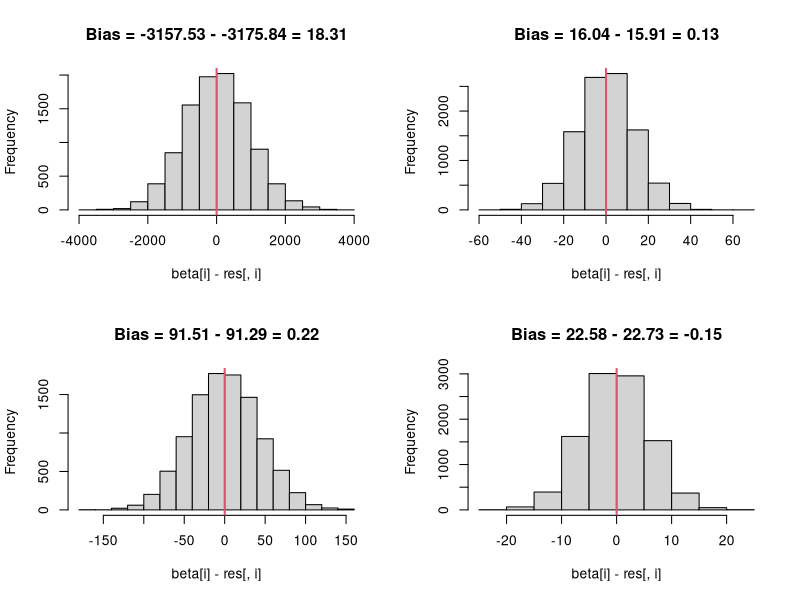
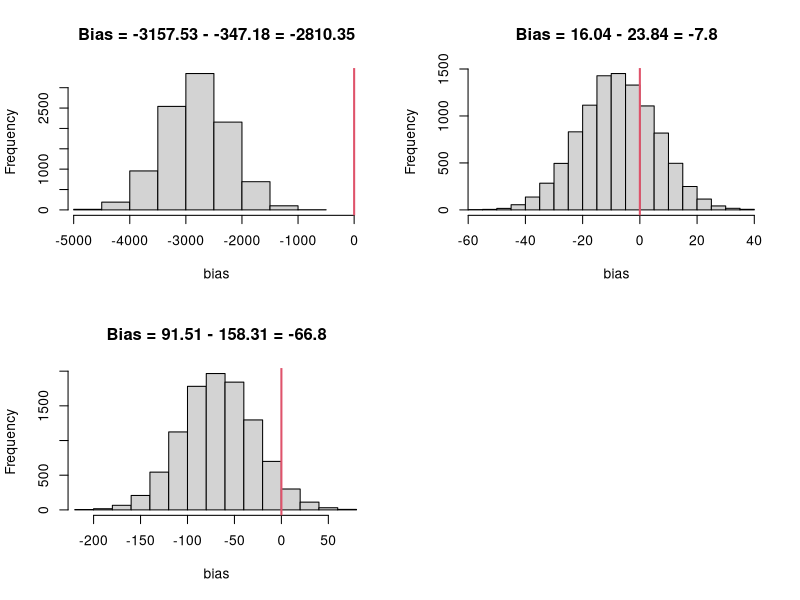
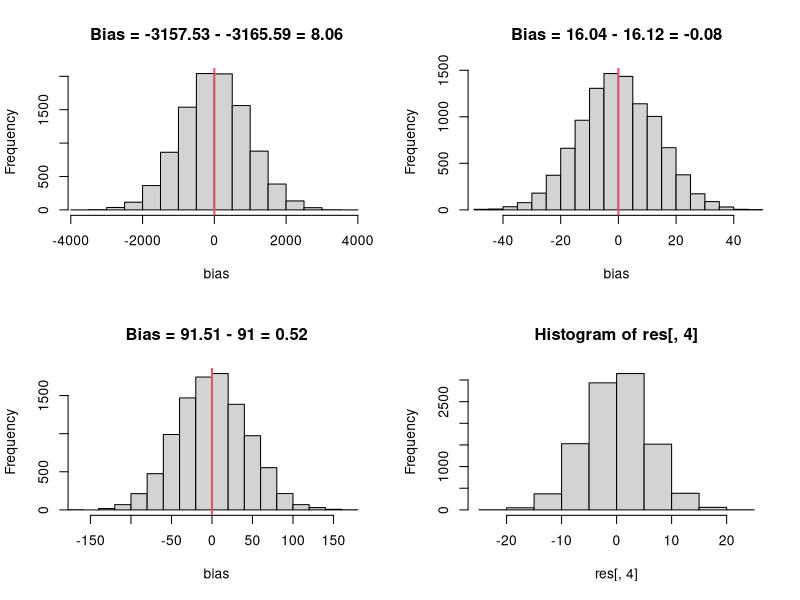
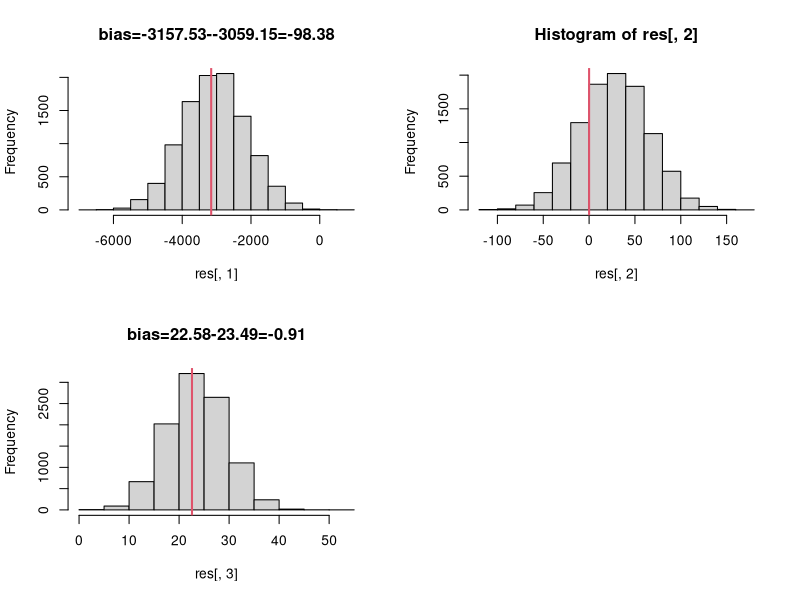

Source code (R) for these figures, in order:
## ---- chunk 1
#| include: false
set.seed(2112)
## ---- chunk 2
set.seed(2121)
library(palmerpenguins)
## Remove NAs and take continuous variables
penguins <- subset(penguins, species == "Chinstrap")
peng <- penguins[complete.cases(penguins), c(3, 4, 5, 6)]
## Standardize the x values
#peng[, 1:3] <- apply(peng[, 1:3], 2, scale)
head(peng)
## ---- chunk 3
penglm <- lm(body_mass_g ~ ., data = peng)
beta <- coef(penglm)
sigma <- summary(penglm)$sigma

beta
sigma
## ---- chunk 4
X <- cbind(1, as.matrix(peng[, 1:3]))
n <- nrow(X)
body_mass_g <- X %*% beta + rnorm(n, 0, sigma)

unname(beta)
unname(coef(lm(body_mass_g ~ -1 + X)))
unname(coef(lm(body_mass_g ~ X[, -1])))
## ---- chunk 5
res <- matrix(ncol = 4, nrow = 0)
for (i in 1:10000) {
    body_mass_g <- X %*% beta + rnorm(n, 0, sigma)
    right_lm <- lm(body_mass_g ~ -1 + X)
    res <- rbind(res, unname(coef(right_lm)))
}

dim(res)
## ---- chunk 6
par(mfrow = c(2, 2))
for(i in 1:4) {
    hist(beta[i] - res[, i], 
        main =paste0("Bias = ",round(beta[i], 2), " - ", 
            round(mean(res[, i]), 2), " = ", 
            round(beta[i] - mean(res[, i]), 2)))
    abline(v = 0, col = 2, lwd = 2)
}
## ---- chunk 7
res_reduced <- matrix(ncol = 3, nrow = 0)
X_reduced <- X[, 1:3] # Still includes column of 1s
beta_reduced <- beta[1:3]
for (i in 1:10000) {
    # Simulate from the correct model
    body_mass_g <- X %*% beta + rnorm(n, 0, sigma)
    # Only estimate beta 0-3 (not beta4)
    wrong_lm <- lm(body_mass_g ~ -1 + X_reduced)
    res_reduced <- rbind(res_reduced, unname(coef(wrong_lm)))
}

dim(res_reduced)
## ---- chunk 8
par(mfrow = c(2, 2))
for(i in 1:3) {
    bias <- beta[i] - res_reduced[, i]
    hist(bias, 
        main =paste0("Bias = ",round(beta[i], 2), " - ", 
            round(mean(res_reduced[, i]), 2), " = ", 
            round(mean(bias), 2)),
        xlim = range(0, bias))
    abline(v = 0, col = 2, lwd = 2)
}
## ---- chunk 9
res <- matrix(ncol = 4, nrow = 0)
X_reduced <- X[, 1:3] # Still includes column of 1s
beta_reduced <- beta[1:3]
for (i in 1:10000) {
    # Simulate from the correct (smaller) model
    body_mass_g <- X_reduced %*% beta_reduced + rnorm(n, 0, sigma)
    # Estimate the wrong model
    wrong_lm <- lm(body_mass_g ~ -1 + X)
    res <- rbind(res, unname(coef(wrong_lm)))

}

par(mfrow = c(2, 2))
for(i in 1:3) {
    bias <- beta_reduced[i] - res[, i]
    hist(bias, 
        main =paste0("Bias = ",round(beta[i], 2), " - ", 
            round(mean(res[, i]), 2), " = ", 
            round(mean(bias), 2)),
        xlim = range(0, bias))
    abline(v = 0, col = 2, lwd = 2)
}
## ---- chunk 10
hist(res[, 4])
## ---- chunk 11
cor(X[, -1]) # correlation matrix, without column of 1s
## ---- chunk 12
print(beta)
print(head(X))
## ---- chunk 13
res <- matrix(ncol = 3, nrow = 0)
beta_fewmany <- beta
beta_fewmany[3] <- 0 # True coefficient for depth is 0, length != 0
X_fewmany <- X[, c(1, 3, 4)] # estimating depth, not length

for (i in 1:10000) {
    # Simulate from the correct (smaller) model
    body_mass_g <- X %*% beta_fewmany + rnorm(n, 0, sigma)
    # Estimate the wrong model
    wrong_lm <- lm(body_mass_g ~ -1 + X_fewmany)
    res <- rbind(res, unname(coef(wrong_lm)))

}

par(mfrow = c(2, 2))
hist(res[, 1],
    main = paste0("bias=", round(beta[1], 2),
        "-", round(mean(res[, 1]), 2),
        "=", round(beta[1] - mean(res[, 1]), 2)))
abline(v = beta[1], col = 2, lwd = 2)

hist(res[, 2])
abline(v = 0, col = 2, lwd = 2)

hist(res[, 3],
    main = paste0("bias=", round(beta[4], 2),
        "-", round(mean(res[, 3]), 2),
        "=", round(beta[4] - mean(res[, 3]), 2)))
abline(v = beta[4], col = 2, lwd = 2)
